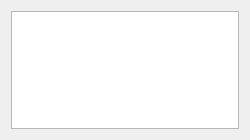
<?xml version="1.0" encoding="UTF-8"?>
<ui version="4.0">
 <class>Dialog</class>
 <widget class="QDialog" name="Dialog">
  <property name="windowModality">
   <enum>Qt::WindowModal</enum>
  </property>
  <property name="geometry">
   <rect>
    <x>0</x>
    <y>0</y>
    <width>250</width>
    <height>140</height>
   </rect>
  </property>
  <property name="windowTitle">
   <string>Dialog</string>
  </property>
  <layout class="QGridLayout" name="gridLayout">
   <item row="0" column="0">
    <widget class="QTextEdit" name="textEdit_notice"/>
   </item>
  </layout>
 </widget>
 <resources/>
 <connections/>
</ui>
